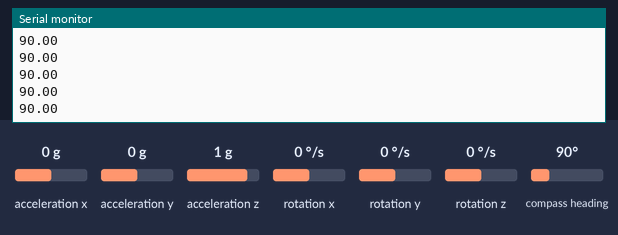
This sketch was run on a simulated Arduino Uno, built with avr-gcc and run on an emulated ATmega328P. Parts: the last lines printed to the serial monitor. The inputs (shaded band) are chosen by the test bench; at power-on: compass heading 90°, acceleration x 0 g, acceleration y 0 g, acceleration z 1 g, rotation x 0 °/s, rotation y 0 °/s, rotation z 0 °/s.

Above: at 1.2 s.
1.3 s: compass heading set to 7°
At 1.33 s:
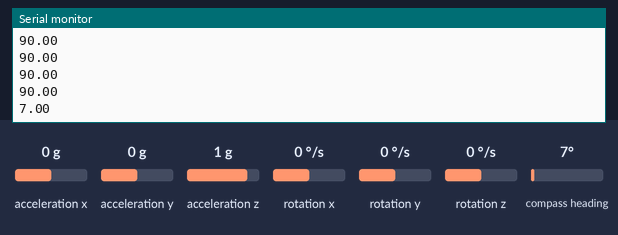
2.8 s: compass heading set to 180°
At 2.86 s:
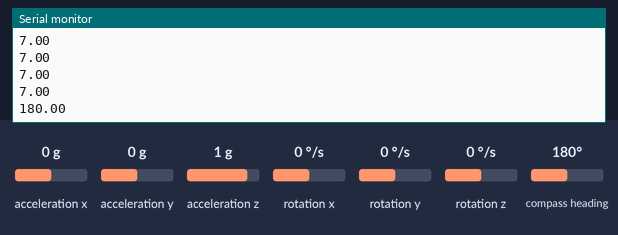
Timing chart, 0 to 5.8 s (numbered marks = the images above; inputs shaded):
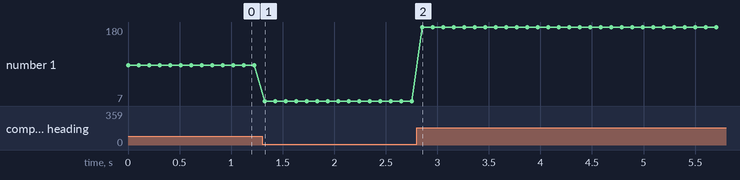

The sketch:

Heading_custom.ino
```cpp
#include <Wire.h>
#include <LSM303.h>

LSM303 compass;

void setup() {
  Serial.begin(9600);
  Wire.begin();
  compass.init();
  compass.enableDefault();

  /*
  Calibration values; the default values of +/-32767 for each axis
  lead to an assumed magnetometer bias of 0. Use the Calibrate example
  program to determine appropriate values for your particular unit.
  */

  // Default values:
  //  compass.m_min = (LSM303::vector<int16_t>){-32767, -32767, -32767};
  //  compass.m_max = (LSM303::vector<int16_t>){+32767, +32767, +32767};

  // Calibrated values:
  /*
  compass.m_min = (LSM303::vector<int16_t>) {
    -2449,  -2818,  -2794
  };
  compass.m_max = (LSM303::vector<int16_t>) {
    +2718,  +2844,  +3387
  };
  */
  compass.m_min = (LSM303::vector<int16_t>) {
    -2449,  -2818,  -2794
  };
  compass.m_max = (LSM303::vector<int16_t>) {
    +2718,  +2844,  +3387
  };
}

void loop() {
  compass.read();

  /*
  When given no arguments, the heading() function returns the angular
  difference in the horizontal plane between a default vector and
  north, in degrees.

  The default vector is chosen by the library to point along the
  surface of the PCB, in the direction of the top of the text on the
  silkscreen. This is the +X axis on the Pololu LSM303D carrier and
  the -Y axis on the Pololu LSM303DLHC, LSM303DLM, and LSM303DLH
  carriers.

  To use a different vector as a reference, use the version of heading()
  that takes a vector argument; for example, use

    compass.heading((LSM303::vector<int>){0, 0, 1});

  to use the +Z axis as a reference.
  */
  float heading = compass.heading();
//  Serial.print(0);
//  Serial.print(",");
//  Serial.print(90);
//  Serial.print(",");
//  Serial.print(180);
//  Serial.print(",");
//  Serial.print(270);
//  Serial.print(",");
//  Serial.print(360);
//  Serial.print(",");
  Serial.println(heading);
  delay(100);
}
```

Measured:
- after the input at 1.3 s, the serial monitor: prints a new line at once (image 1)
- after the input at 2.8 s, the serial monitor: prints a new line after 0.05 s (image 2)
- plotted number 1: 90 → 7 after the input at 1.3 s, 7 → 180 after the input at 2.8 s
